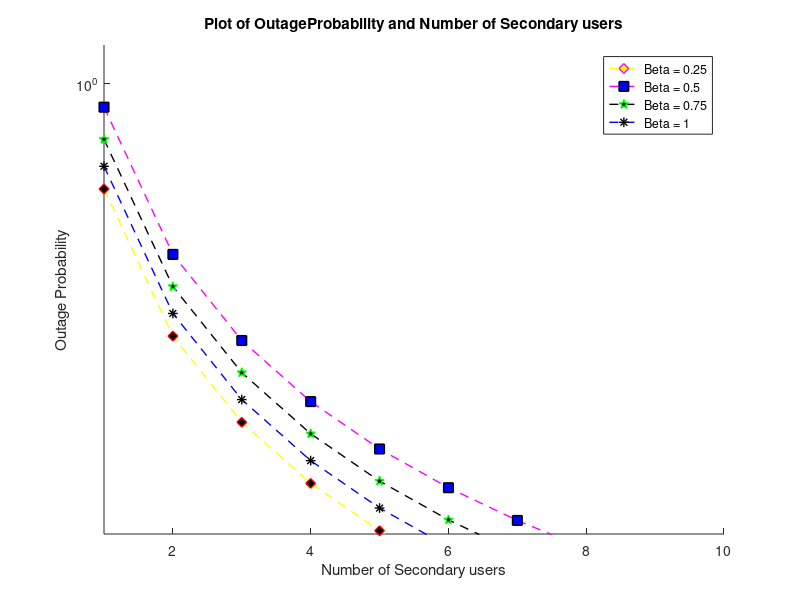

This chart was generated by the following MATLAB code:
clc
close all;
d=0.5; alpha=2;
r=1;
gamma_th=2^r-1; %%% Threshold for SNR detection 
sigma_g=d^-alpha; sigma_r=(1-d)^-alpha;    %%% distance parameter 
beta = 0:0.05:1;  %%%Reflection co-efficient (in you derivation it is given as alpha)
snr_dB=10;
snr_lin=10.^(-snr_dB./10);
disp("Snr(dB)");
disp(snr_dB);
%disp(lol);
%besslk doubt

% disp(snr_lin);
% for i=1:6
%     disp(snr_lin(i));
% end
pout=1-(2*sqrt(gamma_th./(beta.*sigma_g.*sigma_r.*snr_lin))).*besselk(1,2*sqrt(gamma_th./(beta.*sigma_g.*sigma_r.*snr_lin)));                        %%% outage probability for 1 user case

disp("Pout-1 user")
disp(pout)

%%%%%%%%%%%%%%%%%Start of main
% % pout_M_case = zeros(6,10);
% % M=1:1:10;
% % for i=1:6
% %     %disp(pout(i));
% %     pout_M_case(i,:)=1./M.*(pout(i)); %%% outage probability for M user case, Let say M=3 dictates average outage performance for 3 transmitter scenario (if TDMA used).
% %     disp("Pout");
% %     disp(i);
% %     disp(pout_M_case(i,:));
% % end
%%%%%%%%%%%%%%%%%End of main section
M=1:1:10;
axis([1 10 0 1.2 ])
hold on
j=1;
for i=1:5:21
    %disp(pout(i));
    disp("LOOP IN");
    
    pout_M_case=1./M.*(pout(i)); %%% outage probability for M user case, Let say M=3 dictates average outage performance for 3 transmitter scenario (if TDMA used).
    disp("Beta Bro");
    disp(beta(i));
    disp(pout_M_case);
    pecu1 ='y--d';
    pecu2 = 'm--s';
    pecu3 = 'k--p';
    pecu4 = 'b--*';
    pecu5 = 'y--d';
    if j==1
        semilogy(M,pout_M_case,pecu1, 'LineWidth',1,'MarkerSize',7,'MarkerFaceColor','y','MarkerEdgeColor','m');
    elseif j==2
        semilogy(M,pout_M_case,pecu2, 'LineWidth',1,'MarkerSize',7,'MarkerFaceColor','b','MarkerEdgeColor','k');
    elseif j==3
        semilogy(M,pout_M_case,pecu3, 'LineWidth',1,'MarkerSize',7,'MarkerFaceColor','k','MarkerEdgeColor','g');
    elseif j==4
        semilogy(M,pout_M_case,pecu4, 'LineWidth',1,'MarkerSize',7,'MarkerFaceColor','w','MarkerEdgeColor','k');
    else
        semilogy(M,pout_M_case,pecu5, 'LineWidth',1,'MarkerSize',7,'MarkerFaceColor','k','MarkerEdgeColor','r');
    end
    j=j+1;
    disp(j);
    
end
title('Plot of OutageProbability and Number of Secondary users')
xlabel('Number of Secondary users') 
ylabel('Outage Probability') 
%hold on grid on
legend('Beta = 0.25','Beta = 0.5', 'Beta = 0.75', 'Beta = 1');    
hold off
%pout_M_case=1./M.*(pout); %%% outage probability for M user case, Let say M=3 dictates average outage performance for 3 transmitter scenario (if TDMA used).
%disp("Pout-3")
%disp(pout_M_case);
% semilogy(M,pout_M_case)
% title('Plot of OutageProbability and Number of Secondary users')
% xlabel('Number of Secondary users') 
% ylabel('Outage Probability') 
% % %hold on
% %%% Throughput Performance/Average capacity


